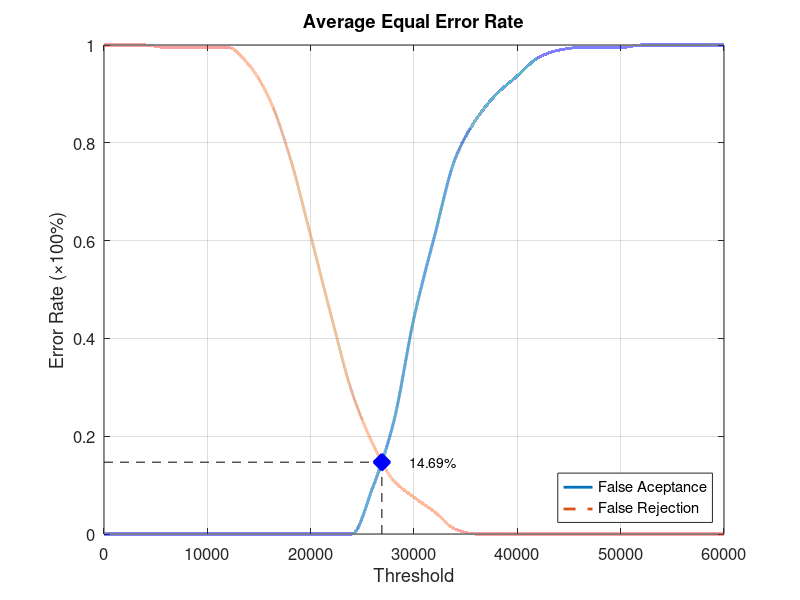
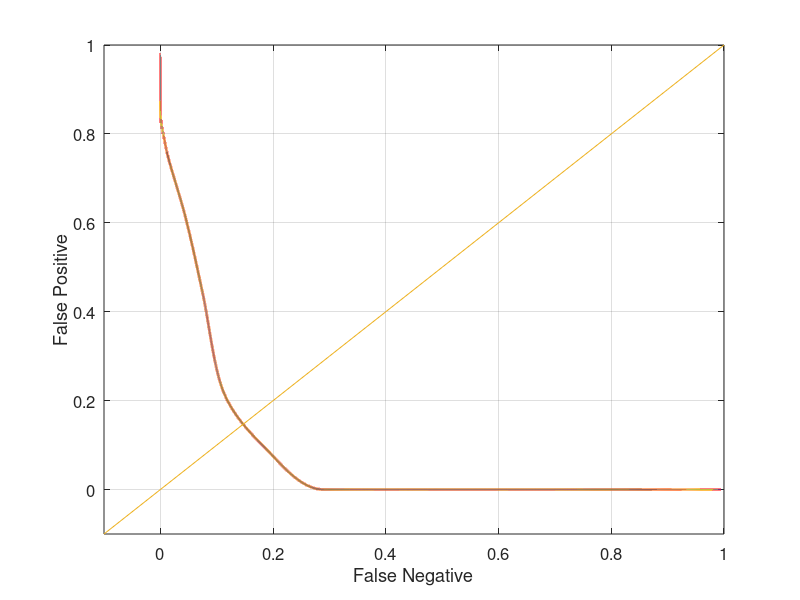

These charts were generated, in order, by the following MATLAB code:
function yEER = Database4_4
close all;
clear;
clc;
x = 0:2000:60000;
xq = 0:0.5:60000;

y0 = [0 0 0 0 0 0 0 0 0 0 0 0 0 0.0947368 0.226316 0.442105 0.610526 0.768421 0.847368 0.9 0.936842 0.973684 0.989474 0.994737 0.994737 0.994737 1 1 1 1 1];
yy0 = interp1(x, y0, xq, 'pchip');
y1 = [1 1 1 0.995 0.995 0.995 0.995 0.96 0.89 0.77 0.61 0.445 0.29 0.185 0.11 0.075 0.045 0.01 0 0 0 0 0 0 0 0 0 0 0 0 0];
yy1 = interp1(x, y1, xq, 'pchip');

% Calculating EER: 
y2 = abs(y0 - y1);
find(y2 == min(y2))
yy2 = abs(yy0 - yy1);
xEER = find(yy2 == min(yy2));
xEERIndex = xq(xEER) % X-axis EER
yEER = yy0(xEER) % Y-axis EER

main = figure
plot(xq, yy0,'-','LineWidth', 2);	hold on
plot(xq, yy1,'--','LineWidth', 2);	hold on
plot([xEERIndex xEERIndex], [0 yEER], 'k--');	hold on
plot([0 xEERIndex], [yEER yEER], 'k--');	hold on
plot(xEERIndex, yEER, 'bx', 'LineWidth', 10);	hold on
text(xEERIndex + 10 * xEERIndex / 100, yEER, [num2str(round((10000 * yEER)) / 100) '%'])
legend('False Aceptance', 'False Rejection', 'Location', 'SouthEast')
xlabel('Threshold')
ylabel('Error Rate (\times100%)')
title('Average Equal Error Rate')
set(gca, 'FontSize', 12)
axis([0 60000 0 1])
grid on

print(main, 'Database4_4Main', '-dpng');
FNRxFPR = figure('Color', [1 1 1]);
plot(yy1, yy0, '-', yy1, yy0, 'LineWidth', 2);
hold on
y = -0.1:0.1:1
plot(y, y); 
set(gca, 'FontSize', 12)
xlabel('False Negative')
ylabel('False Positive')
axis([-0.1 1 -0.1 1])
set(gca, 'FontSize', 12)
grid on

print(FNRxFPR, 'Database4_4FNRxFPR','-dpng');
end
